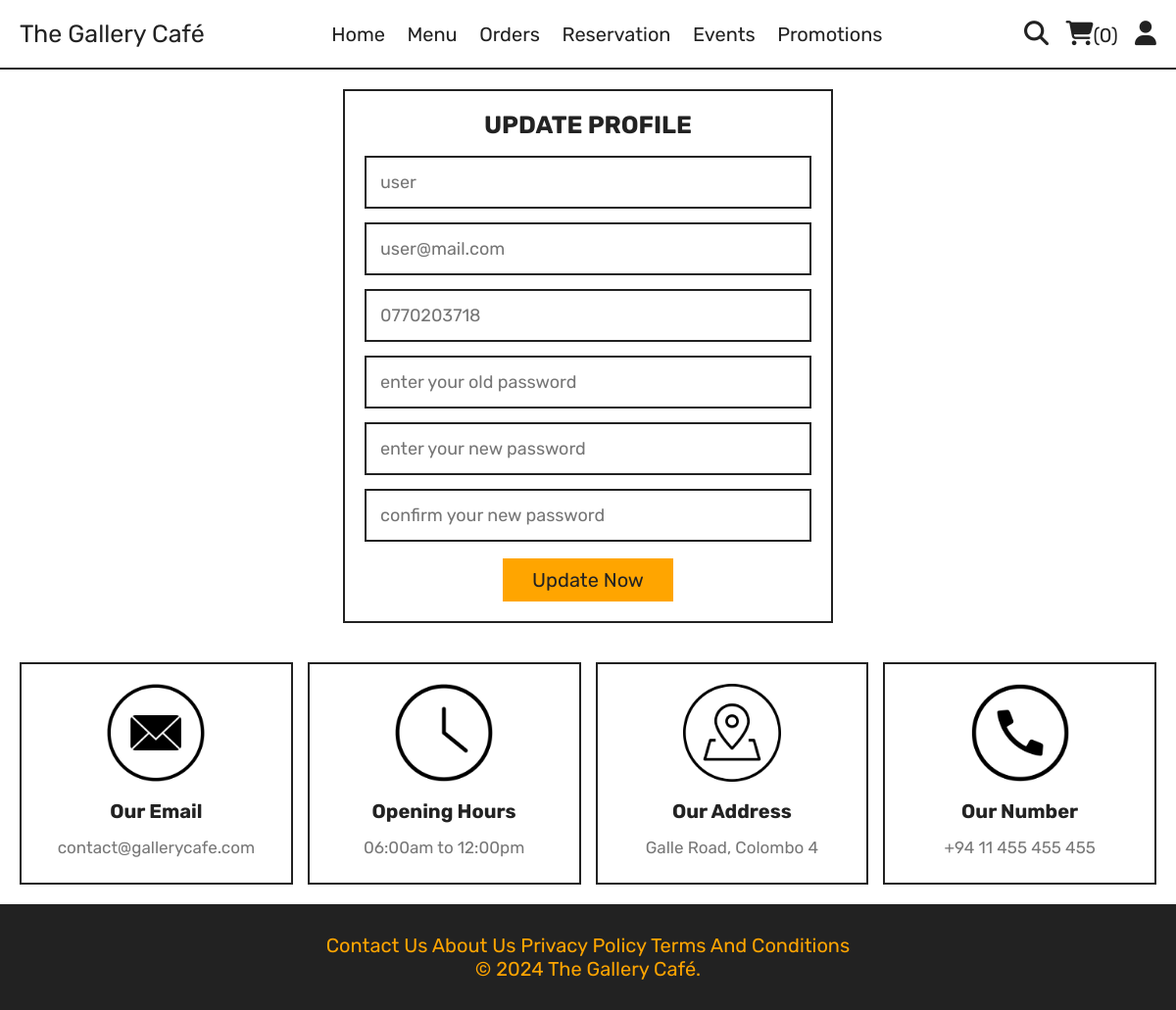
/update_profile.php (signed in), run on the app's committed database.
### tables this page shows
CREATE TABLE `users` (
  `id` int(11) NOT NULL,
  `name` varchar(100) NOT NULL,
  `email` varchar(100) NOT NULL,
  `number` varchar(15) NOT NULL,
  `password` varchar(255) NOT NULL,
  `address` text NOT NULL
);

### update_profile.php (the view, shortened to what this page needs)
<?php
include 'components/connect.php';
?>
<!DOCTYPE html>
<html lang="en">
<head>
   <link rel="stylesheet" href="https://cdnjs.cloudflare.com/ajax/libs/font-awesome/6.1.1/css/all.min.css">
   <link rel="stylesheet" href="css/style.css">
</head>
<body>
<?php include 'components/user_header.php'; ?>
<section class="form-container update-form">
   <form action="" method="post">
      <h3>update profile</h3>
      <input type="text" name="name" placeholder="<?= $fetch_profile['name']; ?>" class="box" maxlength="50">
      <input type="email" name="email" placeholder="<?= $fetch_profile['email']; ?>" class="box" maxlength="50" oninput="this.value = this.value.replace(/\s/g, '')">
      <input type="number" name="number" placeholder="<?= $fetch_profile['number']; ?>"" class="box" min="0" max="9999999999" maxlength="10">
      <input type="password" name="old_pass" placeholder="enter your old password" class="box" maxlength="50" oninput="this.value = this.value.replace(/\s/g, '')">
      <input type="password" name="new_pass" placeholder="enter your new password" class="box" maxlength="50" oninput="this.value = this.value.replace(/\s/g, '')">
      <input type="password" name="confirm_pass" placeholder="confirm your new password" class="box" maxlength="50" oninput="this.value = this.value.replace(/\s/g, '')">
      <input type="submit" value="update now" name="submit" class="btn">
   </form>
</section>
<?php include 'components/footer.php'; ?>
</body>
</html>

### css/style.css (style rules this page uses)
:root { --yellow: #FFA500; --red:#e74c3c; --white:#ffffff; --black:#222; --light-color:#777; --border:.2rem solid var(--black); }
* { font-family: 'Rubik', sans-serif; margin:0; padding:0; box-sizing: border-box; outline: none; border: none; text-decoration: none; }
body { background-color: white; }
html { font-size: 62.5%; overflow-x: hidden; scroll-behavior: smooth; stop-opacity: 7rem; }
section { margin:0 auto; max-width: 1200px; padding:2rem; }
.btn, .delete-btn { margin-top: 1rem; display: inline-block; font-size: 2rem; padding:1rem 3rem; cursor: pointer; text-transform: capitalize; transition: .2s linear; }
.btn { background-color: var(--yellow); color:var(--black); }
.form-container form { border:var(--border); margin:0 auto; max-width: 50rem; padding:2rem; text-align: center; }
.form-container form h3 { font-size: 2.5rem; color:var(--black); text-transform: uppercase; margin-bottom: 1rem; }
.form-container form .box { margin:.7rem 0; width: 100%; border:var(--border); padding:1.4rem; font-size: 1.8rem; color:var(--black); }

### data on the page
users: name "user", email "user@mail.com", number "0770203718"

### other printed values
$total_cart_items "0"
